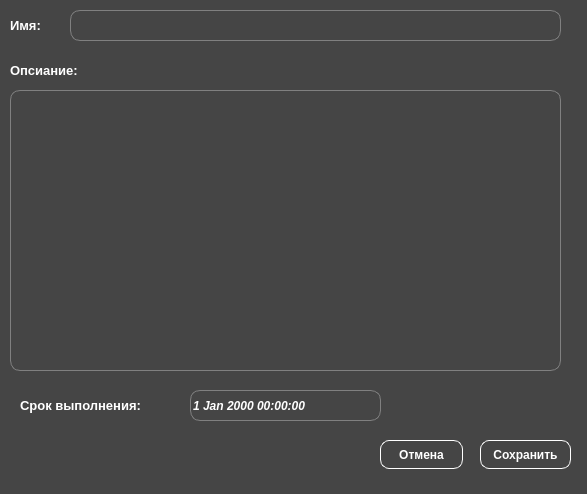
<?xml version="1.0" encoding="UTF-8"?>
<ui version="4.0">
 <class>TaskEditionWindow</class>
 <widget class="QWidget" name="TaskEditionWindow">
  <property name="geometry">
   <rect>
    <x>0</x>
    <y>0</y>
    <width>587</width>
    <height>494</height>
   </rect>
  </property>
  <property name="windowTitle">
   <string>Form</string>
  </property>
  <property name="styleSheet">
   <string notr="true">background-color:rgb(69, 69, 69)</string>
  </property>
  <widget class="QTextEdit" name="description_edit">
   <property name="geometry">
    <rect>
     <x>10</x>
     <y>90</y>
     <width>551</width>
     <height>281</height>
    </rect>
   </property>
   <property name="font">
    <font>
     <family>Arial</family>
     <pointsize>11</pointsize>
     <italic>true</italic>
     <bold>true</bold>
    </font>
   </property>
   <property name="styleSheet">
    <string notr="true">border: 1px solid gray;
border-radius: 10px;
color:white;</string>
   </property>
   <property name="html">
    <string>&lt;!DOCTYPE HTML PUBLIC &quot;-//W3C//DTD HTML 4.0//EN&quot; &quot;http://www.w3.org/TR/REC-html40/strict.dtd&quot;&gt;
&lt;html&gt;&lt;head&gt;&lt;meta name=&quot;qrichtext&quot; content=&quot;1&quot; /&gt;&lt;meta charset=&quot;utf-8&quot; /&gt;&lt;style type=&quot;text/css&quot;&gt;
p, li { white-space: pre-wrap; }
hr { height: 1px; border-width: 0; }
li.unchecked::marker { content: &quot;\2610&quot;; }
li.checked::marker { content: &quot;\2612&quot;; }
&lt;/style&gt;&lt;/head&gt;&lt;body style=&quot; font-family:'Arial'; font-size:11pt; font-weight:700; font-style:italic;&quot;&gt;
&lt;p style=&quot;-qt-paragraph-type:empty; margin-top:0px; margin-bottom:0px; margin-left:0px; margin-right:0px; -qt-block-indent:0; text-indent:0px; font-family:'Segoe UI'; font-size:9pt; font-weight:400; font-style:normal;&quot;&gt;&lt;br /&gt;&lt;/p&gt;&lt;/body&gt;&lt;/html&gt;</string>
   </property>
  </widget>
  <widget class="QLabel" name="label_2">
   <property name="geometry">
    <rect>
     <x>10</x>
     <y>60</y>
     <width>111</width>
     <height>20</height>
    </rect>
   </property>
   <property name="font">
    <font>
     <family>Arial</family>
     <pointsize>10</pointsize>
     <bold>true</bold>
    </font>
   </property>
   <property name="styleSheet">
    <string notr="true">color:white;</string>
   </property>
   <property name="text">
    <string>Опсиание:</string>
   </property>
  </widget>
  <widget class="QLabel" name="label">
   <property name="geometry">
    <rect>
     <x>10</x>
     <y>10</y>
     <width>41</width>
     <height>31</height>
    </rect>
   </property>
   <property name="font">
    <font>
     <family>Arial</family>
     <pointsize>10</pointsize>
     <bold>true</bold>
    </font>
   </property>
   <property name="styleSheet">
    <string notr="true">color:white;</string>
   </property>
   <property name="text">
    <string>Имя:</string>
   </property>
  </widget>
  <widget class="QPushButton" name="save_bt">
   <property name="geometry">
    <rect>
     <x>480</x>
     <y>440</y>
     <width>91</width>
     <height>29</height>
    </rect>
   </property>
   <property name="font">
    <font>
     <family>Arial</family>
     <bold>true</bold>
    </font>
   </property>
   <property name="styleSheet">
    <string notr="true">color:white;
border-radius: 9px;          
border: 1px solid;
border-color: white</string>
   </property>
   <property name="text">
    <string>Сохранить</string>
   </property>
  </widget>
  <widget class="QLabel" name="label_5">
   <property name="geometry">
    <rect>
     <x>20</x>
     <y>390</y>
     <width>161</width>
     <height>31</height>
    </rect>
   </property>
   <property name="font">
    <font>
     <family>Arial</family>
     <pointsize>10</pointsize>
     <bold>true</bold>
    </font>
   </property>
   <property name="styleSheet">
    <string notr="true">color:white;</string>
   </property>
   <property name="text">
    <string>Срок выполнения:</string>
   </property>
  </widget>
  <widget class="QPushButton" name="cancel_bt">
   <property name="geometry">
    <rect>
     <x>380</x>
     <y>440</y>
     <width>83</width>
     <height>29</height>
    </rect>
   </property>
   <property name="font">
    <font>
     <family>Arial</family>
     <bold>true</bold>
    </font>
   </property>
   <property name="styleSheet">
    <string notr="true">color:white;
border-radius: 9px;          
border: 1px solid;
border-color: white</string>
   </property>
   <property name="text">
    <string>Отмена</string>
   </property>
  </widget>
  <widget class="QLabel" name="label_3">
   <property name="geometry">
    <rect>
     <x>10</x>
     <y>380</y>
     <width>81</width>
     <height>20</height>
    </rect>
   </property>
   <property name="text">
    <string/>
   </property>
  </widget>
  <widget class="QDateTimeEdit" name="daedline">
   <property name="geometry">
    <rect>
     <x>190</x>
     <y>390</y>
     <width>191</width>
     <height>31</height>
    </rect>
   </property>
   <property name="font">
    <font>
     <family>Arial</family>
     <italic>true</italic>
     <bold>true</bold>
    </font>
   </property>
   <property name="styleSheet">
    <string notr="true">border: 1px solid gray;
border-radius: 10px;
color:white;</string>
   </property>
   <property name="buttonSymbols">
    <enum>QAbstractSpinBox::ButtonSymbols::NoButtons</enum>
   </property>
  </widget>
  <widget class="QLineEdit" name="name_edit">
   <property name="geometry">
    <rect>
     <x>70</x>
     <y>10</y>
     <width>491</width>
     <height>31</height>
    </rect>
   </property>
   <property name="font">
    <font>
     <family>Arial</family>
     <pointsize>11</pointsize>
     <italic>true</italic>
     <bold>true</bold>
    </font>
   </property>
   <property name="styleSheet">
    <string notr="true">border: 1px solid gray;
border-radius: 10px;
color:white;</string>
   </property>
   <property name="maxLength">
    <number>54</number>
   </property>
  </widget>
 </widget>
 <resources/>
 <connections/>
</ui>
